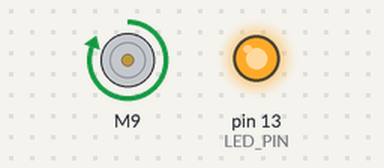
Recording of a sketch running on a simulated Arduino Uno, built with avr-gcc and run on an emulated ATmega328P. On the bench: DC motor (green arrow = forward, orange = backward, longer = faster), output pins drawn as LEDs (lit = HIGH). At 15.0 s the program stops and its outputs stay as they are.

Above: at 0.1 s.
At 10.1 s:
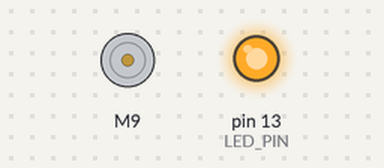
At 15.1 s:
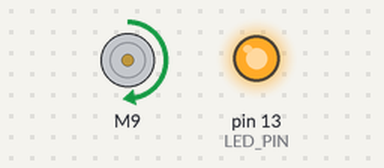
Timing chart, 0 to 16.5 s (numbered marks = the images above):
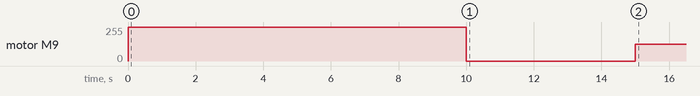

The sketch:

ESC_Stop_exemple_de_programme.ino
```cpp
/*
  ESC_Stop
    This is to illustrate the "stop" command that can be use. It will send a 500us value which in most cases will stop the motor.
    If another value is needed, it can be changed in the library ESC.h under "ESC_STOP_PULSE"

  27 April 2017
  by Eric Nantel
 */
#include "ESC.h"
#define LED_PIN (13)              // Pin for the LED

ESC myESC (9, 1000, 2000, 500);   // ESC_Name (ESC PIN, Minimum Value, Maximum Value, Arm Value)

void setup() {
  pinMode(LED_PIN, OUTPUT);       // LED Visual Output
  //myESC.arm();                    // Send the Arm value so the ESC will be ready to take commands
  digitalWrite(LED_PIN, HIGH);    // LED High Once Armed
  //delay(5000);                    // Wait for a while
}

void loop() {
  myESC.speed(2000);              // Set the speed to a testing value between 1000 and 2000
  delay(10000);                     // Wait for a while
  myESC.speed(1000);                   // Stop the ESC altogether
  delay(5000);                    // Wait for a while until we restart
  myESC.speed(1500);
  while (1);
}
```

Measured:
- by itself, motor M9: stopped → forward 255/255 at 0.00 s, → stopped 10.0 s later, → forward 127/255 5.0 s later
